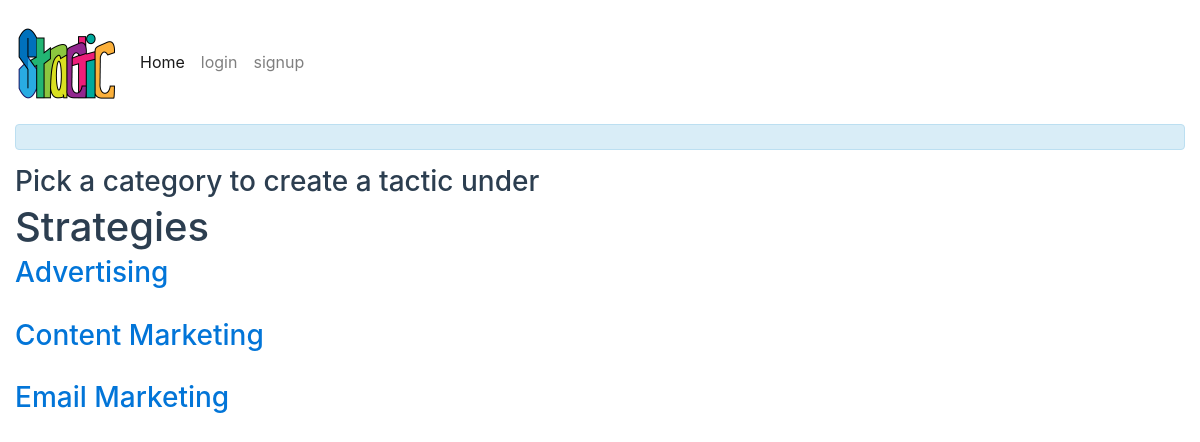
/pickStrategy, run on the app's committed database.
### database_setup.py (models this page shows, shortened)
class Strategy(Base):
  __tablename__ = 'strategy'
  id = Column(Integer, primary_key=True)
  user_id = Column(Integer, ForeignKey('user.id'))
  user = relationship(User)
  name = Column(String(250), nullable=False)
  description = Column(Text)
  image = Column(Text)

### project.py (the view)
@app.route('/pickStrategy')
def pickStrategy():
    strategies = db_session.query(Strategy).order_by(asc(Strategy.name))
    return render_template('pickStrategy.html', strategies=strategies)

### project.py (called while the page is built)
@app.before_request
def before_request():
    g.user = None
    if 'twitter_oauth' in session:
        g.user = session['twitter_oauth']

### templates/pickStrategy.html (shortened to what this page needs)
{% extends "base.html" %}
{% block content %}
	<div class="alert alert-info" role="alert">
	</div>
	<div class="row">
		<div class="col-md-12">
			<h3>Pick a category to create a tactic under</h3>
		</div>
	</div>
	<div class="row">
		<div class="col-md-12">
			<h1>Strategies</div>
	</div>
	{% for strategy in strategies %}
			<div class="row">
				<div class="col-md-12">
					<h3><a href="{{url_for('showTactic', strategy_id = strategy.id)}}">{{strategy.name}}</a></h3>
					<br>
				</div>
			</div>
	{% endfor %}
{% endblock %}

### static/css/style.css (style rules this page uses)
html { position: relative; min-height: 100%; }
body { margin: 0 0 100px; }

### data on the page
Strategy: name "Advertising"
Strategy: name "Content Marketing"
Strategy: name "Email Marketing"
